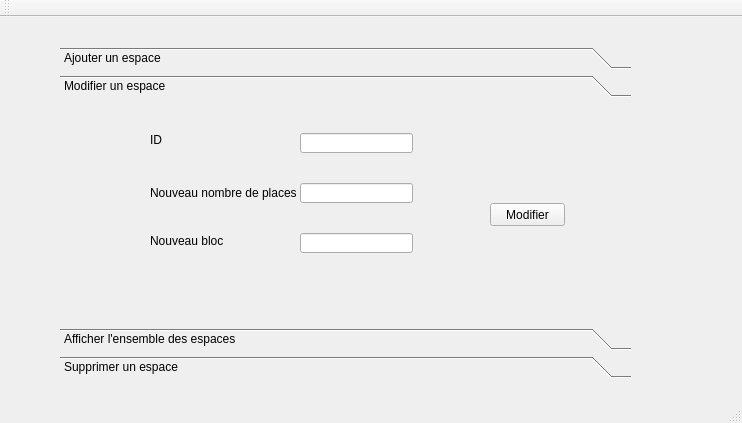
<?xml version="1.0" encoding="UTF-8"?>
<ui version="4.0">
 <class>MainWindow</class>
 <widget class="QMainWindow" name="MainWindow">
  <property name="geometry">
   <rect>
    <x>0</x>
    <y>0</y>
    <width>742</width>
    <height>423</height>
   </rect>
  </property>
  <property name="windowTitle">
   <string>Gestion des Clients</string>
  </property>
  <widget class="QWidget" name="centralWidget">
   <widget class="QPushButton" name="pushButton">
    <property name="geometry">
     <rect>
      <x>250</x>
      <y>210</y>
      <width>75</width>
      <height>23</height>
     </rect>
    </property>
    <property name="text">
     <string>Ajouter</string>
    </property>
   </widget>
   <widget class="QToolBox" name="toolBox">
    <property name="geometry">
     <rect>
      <x>60</x>
      <y>30</y>
      <width>571</width>
      <height>331</height>
     </rect>
    </property>
    <property name="cursor">
     <cursorShape>ArrowCursor</cursorShape>
    </property>
    <property name="currentIndex">
     <number>1</number>
    </property>
    <widget class="QWidget" name="page">
     <property name="geometry">
      <rect>
       <x>0</x>
       <y>0</y>
       <width>571</width>
       <height>219</height>
      </rect>
     </property>
     <attribute name="label">
      <string>Ajouter un espace</string>
     </attribute>
     <widget class="QLineEdit" name="le_id">
      <property name="geometry">
       <rect>
        <x>230</x>
        <y>10</y>
        <width>113</width>
        <height>20</height>
       </rect>
      </property>
     </widget>
     <widget class="QLineEdit" name="le_nb">
      <property name="geometry">
       <rect>
        <x>230</x>
        <y>70</y>
        <width>113</width>
        <height>20</height>
       </rect>
      </property>
     </widget>
     <widget class="QLabel" name="label">
      <property name="geometry">
       <rect>
        <x>50</x>
        <y>20</y>
        <width>47</width>
        <height>14</height>
       </rect>
      </property>
      <property name="text">
       <string>ID</string>
      </property>
     </widget>
     <widget class="QLabel" name="label_2">
      <property name="geometry">
       <rect>
        <x>50</x>
        <y>70</y>
        <width>101</width>
        <height>16</height>
       </rect>
      </property>
      <property name="text">
       <string>Nombre de place</string>
      </property>
     </widget>
     <widget class="QLabel" name="label_3">
      <property name="geometry">
       <rect>
        <x>50</x>
        <y>140</y>
        <width>47</width>
        <height>14</height>
       </rect>
      </property>
      <property name="text">
       <string>Bloc</string>
      </property>
     </widget>
     <widget class="QPushButton" name="pb_ajouter">
      <property name="geometry">
       <rect>
        <x>410</x>
        <y>90</y>
        <width>75</width>
        <height>23</height>
       </rect>
      </property>
      <property name="cursor">
       <cursorShape>PointingHandCursor</cursorShape>
      </property>
      <property name="text">
       <string>Ajouter</string>
      </property>
     </widget>
     <widget class="QLineEdit" name="le_bloc">
      <property name="geometry">
       <rect>
        <x>230</x>
        <y>140</y>
        <width>113</width>
        <height>20</height>
       </rect>
      </property>
     </widget>
    </widget>
    <widget class="QWidget" name="page_2">
     <property name="geometry">
      <rect>
       <x>0</x>
       <y>0</y>
       <width>571</width>
       <height>219</height>
      </rect>
     </property>
     <attribute name="label">
      <string>Modifier un espace</string>
     </attribute>
     <widget class="QLineEdit" name="le_id_modifier">
      <property name="geometry">
       <rect>
        <x>240</x>
        <y>30</y>
        <width>113</width>
        <height>20</height>
       </rect>
      </property>
     </widget>
     <widget class="QLabel" name="label_4">
      <property name="geometry">
       <rect>
        <x>90</x>
        <y>30</y>
        <width>47</width>
        <height>14</height>
       </rect>
      </property>
      <property name="text">
       <string>ID</string>
      </property>
     </widget>
     <widget class="QPushButton" name="pb_modifier">
      <property name="geometry">
       <rect>
        <x>430</x>
        <y>100</y>
        <width>75</width>
        <height>23</height>
       </rect>
      </property>
      <property name="cursor">
       <cursorShape>PointingHandCursor</cursorShape>
      </property>
      <property name="text">
       <string>Modifier</string>
      </property>
     </widget>
     <widget class="QLineEdit" name="le_nb_modifier">
      <property name="geometry">
       <rect>
        <x>240</x>
        <y>80</y>
        <width>113</width>
        <height>20</height>
       </rect>
      </property>
     </widget>
     <widget class="QLineEdit" name="le_bloc_modifier">
      <property name="geometry">
       <rect>
        <x>240</x>
        <y>130</y>
        <width>113</width>
        <height>20</height>
       </rect>
      </property>
     </widget>
     <widget class="QLabel" name="label_6">
      <property name="geometry">
       <rect>
        <x>90</x>
        <y>80</y>
        <width>151</width>
        <height>20</height>
       </rect>
      </property>
      <property name="text">
       <string>Nouveau nombre de places</string>
      </property>
     </widget>
     <widget class="QLabel" name="label_7">
      <property name="geometry">
       <rect>
        <x>90</x>
        <y>130</y>
        <width>81</width>
        <height>16</height>
       </rect>
      </property>
      <property name="text">
       <string>Nouveau bloc</string>
      </property>
     </widget>
    </widget>
    <widget class="QWidget" name="page_3">
     <property name="geometry">
      <rect>
       <x>0</x>
       <y>0</y>
       <width>571</width>
       <height>219</height>
      </rect>
     </property>
     <attribute name="label">
      <string>Afficher l'ensemble des espaces</string>
     </attribute>
     <widget class="QTableView" name="tableView">
      <property name="geometry">
       <rect>
        <x>10</x>
        <y>0</y>
        <width>551</width>
        <height>211</height>
       </rect>
      </property>
     </widget>
    </widget>
    <widget class="QWidget" name="page_4">
     <property name="geometry">
      <rect>
       <x>0</x>
       <y>0</y>
       <width>571</width>
       <height>219</height>
      </rect>
     </property>
     <attribute name="label">
      <string>Supprimer un espace</string>
     </attribute>
     <widget class="QPushButton" name="pb_supprimer">
      <property name="geometry">
       <rect>
        <x>400</x>
        <y>80</y>
        <width>75</width>
        <height>23</height>
       </rect>
      </property>
      <property name="cursor">
       <cursorShape>PointingHandCursor</cursorShape>
      </property>
      <property name="text">
       <string>Supprimer</string>
      </property>
     </widget>
     <widget class="QLineEdit" name="le_supprimer">
      <property name="geometry">
       <rect>
        <x>220</x>
        <y>30</y>
        <width>113</width>
        <height>20</height>
       </rect>
      </property>
     </widget>
     <widget class="QLabel" name="label_5">
      <property name="geometry">
       <rect>
        <x>70</x>
        <y>30</y>
        <width>47</width>
        <height>14</height>
       </rect>
      </property>
      <property name="text">
       <string>ID</string>
      </property>
     </widget>
    </widget>
   </widget>
  </widget>
  <widget class="QMenuBar" name="menuBar">
   <property name="geometry">
    <rect>
     <x>0</x>
     <y>0</y>
     <width>742</width>
     <height>22</height>
    </rect>
   </property>
  </widget>
  <widget class="QToolBar" name="mainToolBar">
   <attribute name="toolBarArea">
    <enum>TopToolBarArea</enum>
   </attribute>
   <attribute name="toolBarBreak">
    <bool>false</bool>
   </attribute>
  </widget>
  <widget class="QStatusBar" name="statusBar"/>
 </widget>
 <layoutdefault spacing="6" margin="11"/>
 <resources/>
 <connections/>
</ui>
